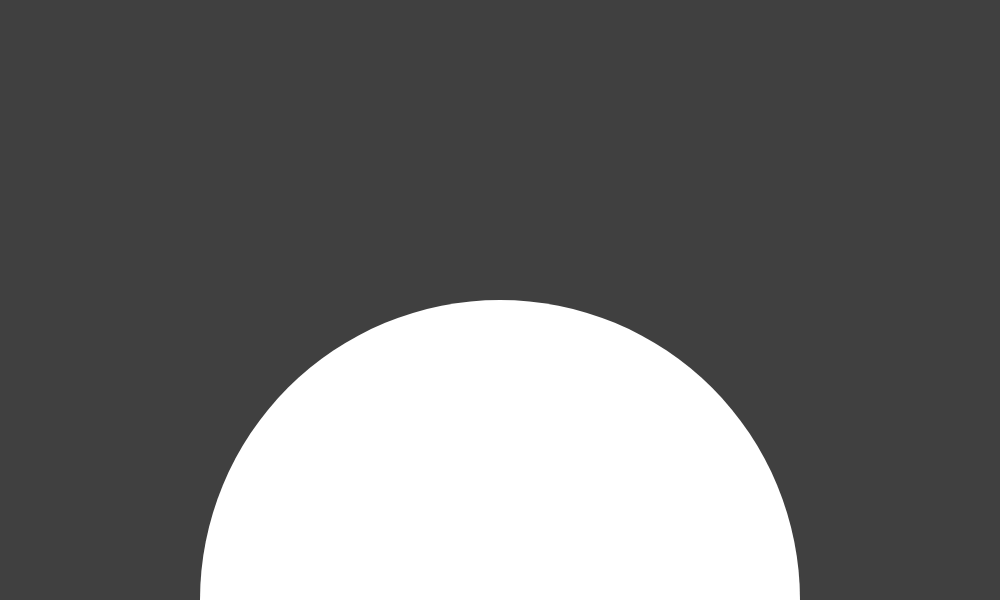
Frame 1 (no input)
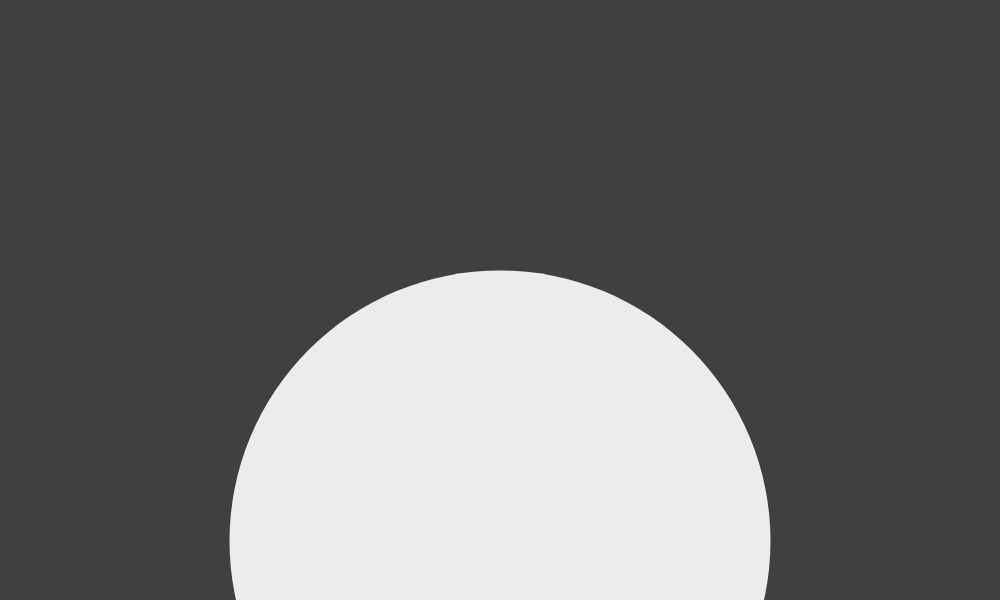
Frame 60 (no input)
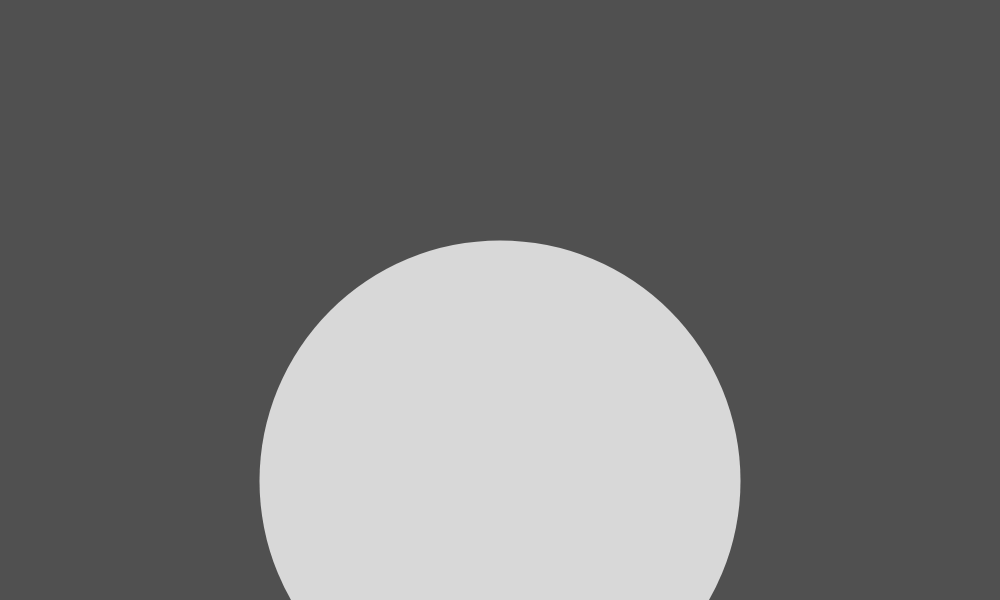
Frame 120 (the mouse pressed at the canvas centre since frame 60)

The p5.js sketch that drew these frames (run headless with seeded random() and noise() and a simulated clock; from frame 60 on, the mouse is pressed at the canvas centre):

// p5.js sketch
// ── sketch.js
/*
<><><><><><><><><><><><><><><><><><><><><>
	SIMPLE DISTANCE ANIMATION
    - circle in foreground moves to background
    - color of circle darkens as it moves to the background

    Press Any Key to Reset
	Press Mouse to change background color
<><><><><><><><><><><><><><><><><><><><><>
*/

//DECLARING GLOBAL CONSTANTS:
const centerPosX = 500;

//DECLARING GLOBAL VARIABLES:
let circleSize = 600;
let circleColor = 255;
let circlePosY = 600;
let bgColor = 64;

function setup() 
{
    createCanvas(1000, 600);  //create 800 pixel wide by 600 high canvas

    noStroke(); //remove the stroke outline around shapes
}

function draw() 
{
    //set the background color to current value of bgColor
    background(bgColor);    

    //set the fill color to current value of circleColor
    fill(circleColor);  

    //draw circle with position of centerPosX, circlePosY, and diameter of circleSize
    ellipse(centerPosX, circlePosY, circleSize, circleSize); 

    circleSize -= 1;    //decrease the circle size by 1 for each frame of draw() loop
    circleColor -= 0.33; //decrease the circle color by 0.33 for each frame of draw() loop
    circlePosY -= 1; //decrease the circle's Y position by 1 for each frame of draw() loop

    /*
    - use the print() or console.log() functions to output information to the console: print(message);
    - messages in quotes will be printed to the console as a literal string.
    - put a variable in the print() function, and the current value of variables will be printed to the console.
    - by using a + in the print() function, you can concatenate strings and variables to print combined messages to the console.
    UNCOMMENT THE FOLLOWING LINES TO PRINT VALUES TO THE CONSOLE:
    */
    // print("Size: " + circleSize);
    // print("Color: " + circleColor);
    // print("Position Y: " + circlePosY);
}

function keyPressed()
{
    // Reset circle variables and background color to their initial values
    circleSize = 600;
    circleColor = 255;
    circlePosY = 600;
    bgColor = 64;
}

function mousePressed()
{
    //increase the background color by 16 each time the mouse is pressed
    bgColor += 16; 

    //print the current background color to the console
    print("Background Color: " + bgColor);
}
